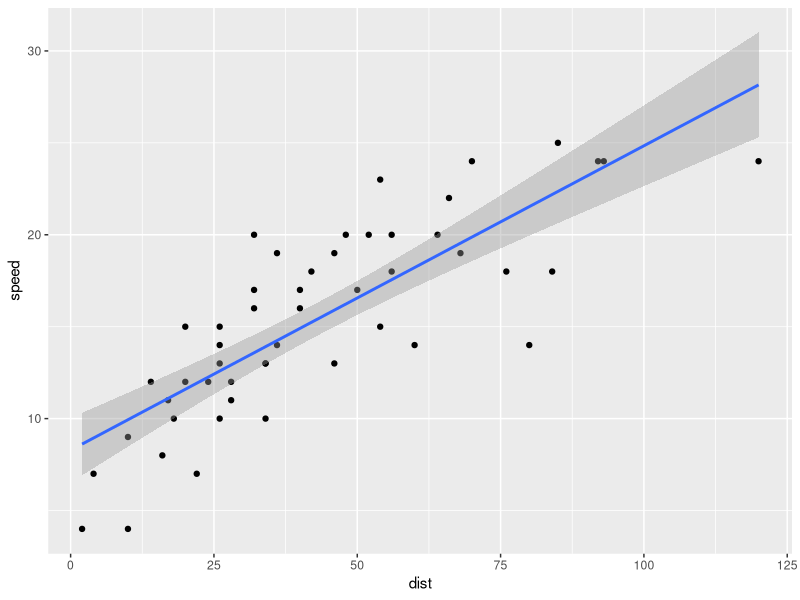

Here is the R script that generated this plot:
## ---- chunk 1
#############################
# Always comment your code! #
#############################

# This is a comment
2 + 2
## ---- chunk 2
#####################
# R as a calculator #
#####################

2 + 2

4^2

(12 * 15) / 2
## ---- chunk 3
# R uses objects

# Store the value '2' to the object 'x'
x <- 2
print(x)

# Perform an operation on 'x'
x + 4
## ---- chunk 4
library(tidyverse)
glimpse(cars)

my_analysis <- lm(speed ~ dist, data = cars)

summary(my_analysis)
## ---- chunk 5
ggplot(cars, aes(x = dist, y = speed)) + 
  geom_point() + 
  geom_smooth(method = 'lm')
